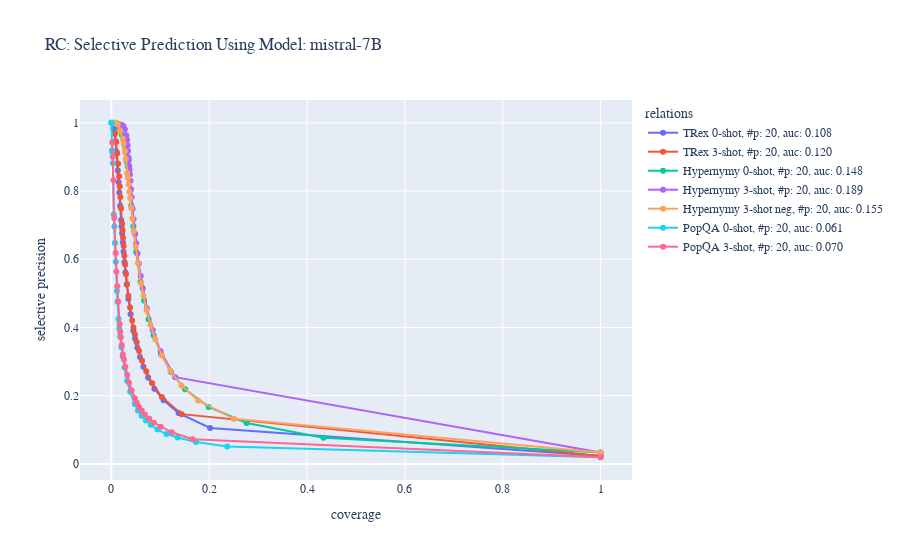
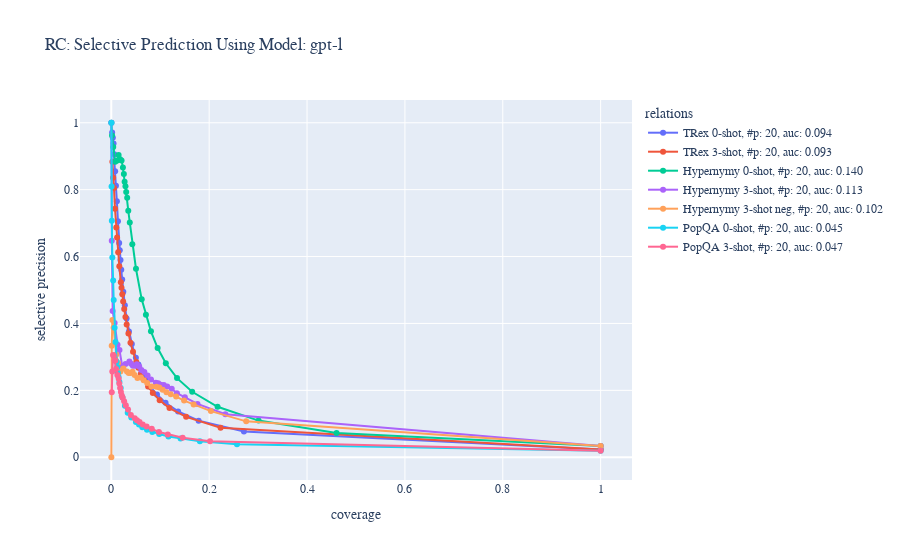

The notebook cell these images were saved under, in order:
### Code cell
# Risk Coverage Curve for Dataset, Model and Paraphrases
# RISK / COVERAGE CURVE for GLOBAL Classification with moving threshold
# metrics for 3 full datastes = all relations, all paraphrases, full o_neg set
df_stats_overall = df_all_stats[df_all_stats['relation'].str.contains('all_relations')]
df_stats_overall = df_stats_overall[ (df_stats_overall['dataset'].isin(['trex', 'PopQA', 'hypernymy']))  ] # & (df_stats_overall['max_paraphrases'] > 0) & (df_stats_overall['max_o'] == 30)
# df_stats_overall = df_stats_overall[['dataset',  'model', 'run_name', 'max_paraphrases', 'threshold', 'coverage_abs', 'relation', 'precision', 'recall', 'f1', 'accuracy', 'P(T)_fraction_above_threshold', 'coverage_abs', 'P(T)_fraction_above_threshold|pos', 'P(T)_total|pos', 'precision_argmax', 'recall_argmax', 'f1_argmax', 'accuracy_argmax']] 

models = df_stats_overall['model'].unique()
risk_names = ['precision_selective_global']

all_data = []
for model in models:
    df_stats_overall_model = df_stats_overall[df_stats_overall['model'] == model]
    df_stats_overall_model = convert_for_pdf(df_stats_overall_model)
    for risk_name in risk_names:
        fig, data = plot_coverage_risk_curve_2(df_stats_overall_model, plot_all_p_only=True, risk_name=risk_name, coverage_name='coverage_rel_global', plot_title=f'RC: Selective Prediction Using Model: {model}', out_path=BASE_PATH / f'RC_{model}_{risk_name}_coverage_dataset')
        all_data.extend(data)
        fig.update_layout( font_family="Serif", font_size=12, yaxis_title_text='selective precision')

        fig.show()    

auc_data = pd.DataFrame(all_data, columns=['dataset', 'model', 'run_attribute', 'relation','max_p', 'risk_name', 'auc'])
